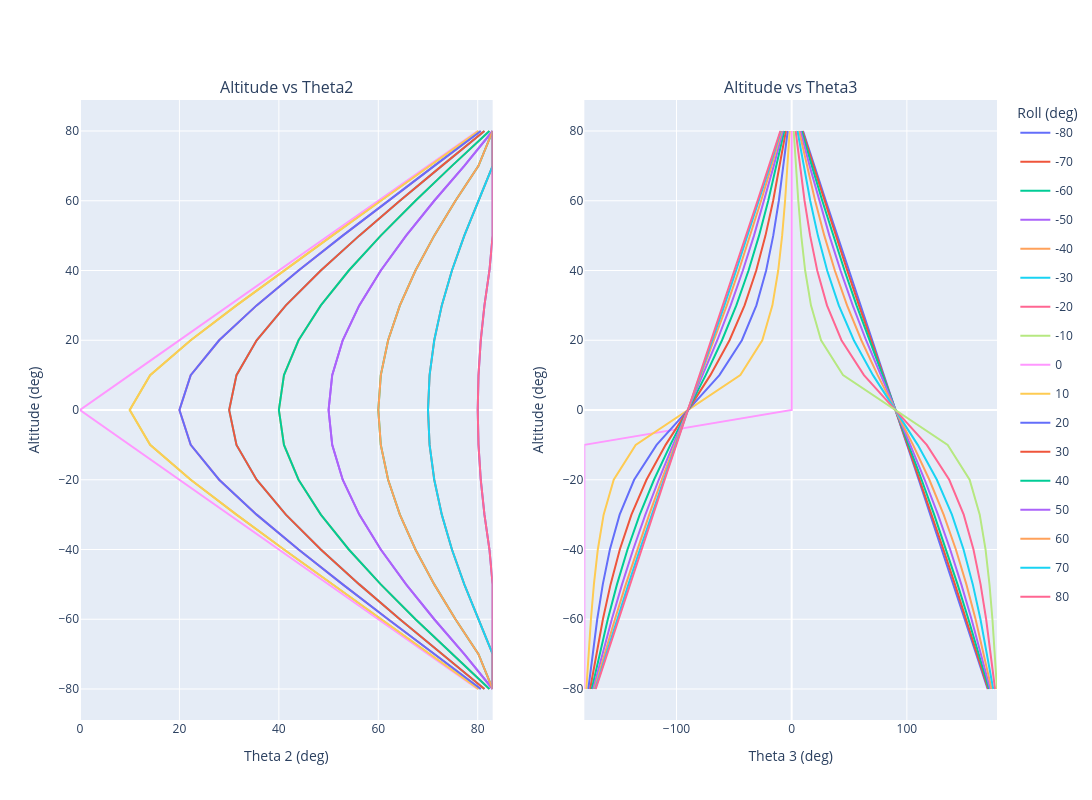

Notebook cell for this chart:
### Markdown cell above
# Altitude vs Theta2 and Theta3

### Code cell
fig = make_subplots(
    rows=1, 
    cols=2,
    subplot_titles=("Altitude vs Theta2", "Altitude vs Theta3")
)

# First plot (theta2)
fig1 = px.line(d, x="i_theta2", y="i_alt", color="i_roll")
for trace in fig1.data:
    trace.legendgroup = trace.name
    trace.showlegend = True   # Only show legend once
    fig.add_trace(trace, row=1, col=1)

# Second plot (theta3)
fig2 = px.line(d, x="i_theta3", y="i_alt", color="i_roll")
for trace in fig2.data:
    trace.legendgroup = trace.name
    trace.showlegend = False  # Hide duplicate legend entries
    fig.add_trace(trace, row=1, col=2)

# Adjust overall layout
fig.update_layout(height=800, width=1600, showlegend=True, legend_title_text="Roll (deg)")

fig.update_xaxes(title_text="Theta 3 (deg)", row=1, col=2)
fig.update_xaxes(title_text="Theta 2 (deg)", row=1, col=1)

fig.update_yaxes(title_text="Altitude (deg)", row=1, col=1)
fig.update_yaxes(title_text="Altitude (deg)", row=1, col=2)

fig.show()

### Figure 1 — Plotly figure (JSON) as saved in the notebook; plotly's stock layout.template omitted (floating-point values rounded to 4 significant figures)
{"data": [{"hovertemplate": "i_roll=-80<br>i_theta2=%{x}<br>i_alt=%{y}<extra></extra>", "legendgroup": "-80", "line": {"color": "#636efa", "dash": "solid"}, "marker": {"symbol": "circle"}, "mode": "lines", "name": "-80", "orientation": "v", "showlegend": true, "type": "scatter", "x": [83.0, 83.0, 83.0, 83.0, 82.36, 81.35, 80.61, 80.15, 80.0, 80.15, 80.61, 81.35, 82.36, 83.0, 83.0, 83.0, 83.0], "xaxis": "x", "y": [-80, -70, -60, -50, -40, -30, -20, -10, 0, 10, 20, 30, 40, 50, 60, 70, 80], "yaxis": "y"}, {"hovertemplate": "i_roll=-70<br>i_theta2=%{x}<br>i_alt=%{y}<extra></extra>", "legendgroup": "-70", "line": {"color": "#EF553B", "dash": "solid"}, "marker": {"symbol": "circle"}, "mode": "lines", "name": "-70", "orientation": "v", "showlegend": true, "type": "scatter", "x": [83.0, 83.0, 80.15, 77.3, 74.81, 72.77, 71.25, 70.32, 70.0, 70.32, 71.25, 72.77, 74.81, 77.3, 80.15, 83.0, 83.0], "xaxis": "x", "y": [-80, -70, -60, -50, -40, -30, -20, -10, 0, 10, 20, 30, 40, 50, 60, 70, 80], "yaxis": "y"}, {"hovertemplate": "i_roll=-60<br>i_theta2=%{x}<br>i_alt=%{y}<extra></extra>", "legendgroup": "-60", "line": {"color": "#00cc96", "dash": "solid"}, "marker": {"symbol": "circle"}, "mode": "lines", "name": "-60", "orientation": "v", "showlegend": true, "type": "scatter", "x": [83.0, 80.15, 75.52, 71.25, 67.48, 64.34, 61.98, 60.5, 60.0, 60.5, 61.98, 64.34, 67.48, 71.25, 75.52, 80.15, 83.0], "xaxis": "x", "y": [-80, -70, -60, -50, -40, -30, -20, -10, 0, 10, 20, 30, 40, 50, 60, 70, 80], "yaxis": "y"}, {"hovertemplate": "i_roll=-50<br>i_theta2=%{x}<br>i_alt=%{y}<extra></extra>", "legendgroup": "-50", "line": {"color": "#ab63fa", "dash": "solid"}, "marker": {"symbol": "circle"}, "mode": "lines", "name": "-50", "orientation": "v", "showlegend": true, "type": "scatter", "x": [83.0, 77.3, 71.25, 65.6, 60.5, 56.17, 52.84, 50.73, 50.0, 50.73, 52.84, 56.17, 60.5, 65.6, 71.25, 77.3, 83.0], "xaxis": "x", "y": [-80, -70, -60, -50, -40, -30, -20, -10, 0, 10, 20, 30, 40, 50, 60, 70, 80], "yaxis": "y"}, {"hovertemplate": "i_roll=-40<br>i_theta2=%{x}<br>i_alt=%{y}<extra></extra>", "legendgroup": "-40", "line": {"color": "#FFA15A", "dash": "solid"}, "marker": {"symbol": "circle"}, "mode": "lines", "name": "-40", "orientation": "v", "showlegend": true, "type": "scatter", "x": [82.36, 74.81, 67.48, 60.5, 54.07, 48.44, 43.96, 41.03, 40.0, 41.03, 43.96, 48.44, 54.07, 60.5, 67.48, 74.81, 82.36], "xaxis": "x", "y": [-80, -70, -60, -50, -40, -30, -20, -10, 0, 10, 20, 30, 40, 50, 60, 70, 80], "yaxis": "y"}, {"hovertemplate": "i_roll=-30<br>i_theta2=%{x}<br>i_alt=%{y}<extra></extra>", "legendgroup": "-30", "line": {"color": "#19d3f3", "dash": "solid"}, "marker": {"symbol": "circle"}, "mode": "lines", "name": "-30", "orientation": "v", "showlegend": true, "type": "scatter", "x": [81.35, 72.77, 64.34, 56.17, 48.44, 41.41, 35.53, 31.47, 30.0, 31.47, 35.53, 41.41, 48.44, 56.17, 64.34, 72.77, 81.35], "xaxis": "x", "y": [-80, -70, -60, -50, -40, -30, -20, -10, 0, 10, 20, 30, 40, 50, 60, 70, 80], "yaxis": "y"}, {"hovertemplate": "i_roll=-20<br>i_theta2=%{x}<br>i_alt=%{y}<extra></extra>", "legendgroup": "-20", "line": {"color": "#FF6692", "dash": "solid"}, "marker": {"symbol": "circle"}, "mode": "lines", "name": "-20", "orientation": "v", "showlegend": true, "type": "scatter", "x": [80.61, 71.25, 61.98, 52.84, 43.96, 35.53, 27.99, 22.27, 20.0, 22.27, 27.99, 35.53, 43.96, 52.84, 61.98, 71.25, 80.61], "xaxis": "x", "y": [-80, -70, -60, -50, -40, -30, -20, -10, 0, 10, 20, 30, 40, 50, 60, 70, 80], "yaxis": "y"}, {"hovertemplate": "i_roll=-10<br>i_theta2=%{x}<br>i_alt=%{y}<extra></extra>", "legendgroup": "-10", "line": {"color": "#B6E880", "dash": "solid"}, "marker": {"symbol": "circle"}, "mode": "lines", "name": "-10", "orientation": "v", "showlegend": true, "type": "scatter", "x": [80.15, 70.32, 60.5, 50.73, 41.03, 31.47, 22.27, 14.11, 10.0, 14.11, 22.27, 31.47, 41.03, 50.73, 60.5, 70.32, 80.15], "xaxis": "x", "y": [-80, -70, -60, -50, -40, -30, -20, -10, 0, 10, 20, 30, 40, 50, 60, 70, 80], "yaxis": "y"}, {"hovertemplate": "i_roll=0<br>i_theta2=%{x}<br>i_alt=%{y}<extra></extra>", "legendgroup": "0", "line": {"color": "#FF97FF", "dash": "solid"}, "marker": {"symbol": "circle"}, "mode": "lines", "name": "0", "orientation": "v", "showlegend": true, "type": "scatter", "x": [80.0, 70.0, 60.0, 50.0, 40.0, 30.0, 20.0, 10.0, 0.0, 10.0, 20.0, 30.0, 40.0, 50.0, 60.0, 70.0, 80.0], "xaxis": "x", "y": [-80, -70, -60, -50, -40, -30, -20, -10, 0, 10, 20, 30, 40, 50, 60, 70, 80], "yaxis": "y"}, {"hovertemplate": "i_roll=10<br>i_theta2=%{x}<br>i_alt=%{y}<extra></extra>", "legendgroup": "10", "line": {"color": "#FECB52", "dash": "solid"}, "marker": {"symbol": "circle"}, "mode": "lines", "name": "10", "orientation": "v", "showlegend": true, "type": "scatter", "x": [80.15, 70.32, 60.5, 50.73, 41.03, 31.47, 22.27, 14.11, 10.0, 14.11, 22.27, 31.47, 41.03, 50.73, 60.5, 70.32, 80.15], "xaxis": "x", "y": [-80, -70, -60, -50, -40, -30, -20, -10, 0, 10, 20, 30, 40, 50, 60, 70, 80], "yaxis": "y"}, {"hovertemplate": "i_roll=20<br>i_theta2=%{x}<br>i_alt=%{y}<extra></extra>", "legendgroup": "20", "line": {"color": "#636efa", "dash": "solid"}, "marker": {"symbol": "circle"}, "mode": "lines", "name": "20", "orientation": "v", "showlegend": true, "type": "scatter", "x": [80.61, 71.25, 61.98, 52.84, 43.96, 35.53, 27.99, 22.27, 20.0, 22.27, 27.99, 35.53, 43.96, 52.84, 61.98, 71.25, 80.61], "xaxis": "x", "y": [-80, -70, -60, -50, -40, -30, -20, -10, 0, 10, 20, 30, 40, 50, 60, 70, 80], "yaxis": "y"}, {"hovertemplate": "i_roll=30<br>i_theta2=%{x}<br>i_alt=%{y}<extra></extra>", "legendgroup": "30", "line": {"color": "#EF553B", "dash": "solid"}, "marker": {"symbol": "circle"}, "mode": "lines", "name": "30", "orientation": "v", "showlegend": true, "type": "scatter", "x": [81.35, 72.77, 64.34, 56.17, 48.44, 41.41, 35.53, 31.47, 30.0, 31.47, 35.53, 41.41, 48.44, 56.17, 64.34, 72.77, 81.35], "xaxis": "x", "y": [-80, -70, -60, -50, -40, -30, -20, -10, 0, 10, 20, 30, 40, 50, 60, 70, 80], "yaxis": "y"}, {"hovertemplate": "i_roll=40<br>i_theta2=%{x}<br>i_alt=%{y}<extra></extra>", "legendgroup": "40", "line": {"color": "#00cc96", "dash": "solid"}, "marker": {"symbol": "circle"}, "mode": "lines", "name": "40", "orientation": "v", "showlegend": true, "type": "scatter", "x": [82.36, 74.81, 67.48, 60.5, 54.07, 48.44, 43.96, 41.03, 40.0, 41.03, 43.96, 48.44, 54.07, 60.5, 67.48, 74.81, 82.36], "xaxis": "x", "y": [-80, -70, -60, -50, -40, -30, -20, -10, 0, 10, 20, 30, 40, 50, 60, 70, 80], "yaxis": "y"}, {"hovertemplate": "i_roll=50<br>i_theta2=%{x}<br>i_alt=%{y}<extra></extra>", "legendgroup": "50", "line": {"color": "#ab63fa", "dash": "solid"}, "marker": {"symbol": "circle"}, "mode": "lines", "name": "50", "orientation": "v", "showlegend": true, "type": "scatter", "x": [83.0, 77.3, 71.25, 65.6, 60.5, 56.17, 52.84, 50.73, 50.0, 50.73, 52.84, 56.17, 60.5, 65.6, 71.25, 77.3, 83.0], "xaxis": "x", "y": [-80, -70, -60, -50, -40, -30, -20, -10, 0, 10, 20, 30, 40, 50, 60, 70, 80], "yaxis": "y"}, {"hovertemplate": "i_roll=60<br>i_theta2=%{x}<br>i_alt=%{y}<extra></extra>", "legendgroup": "60", "line": {"color": "#FFA15A", "dash": "solid"}, "marker": {"symbol": "circle"}, "mode": "lines", "name": "60", "orientation": "v", "showlegend": true, "type": "scatter", "x": [83.0, 80.15, 75.52, 71.25, 67.48, 64.34, 61.98, 60.5, 60.0, 60.5, 61.98, 64.34, 67.48, 71.25, 75.52, 80.15, 83.0], "xaxis": "x", "y": [-80, -70, -60, -50, -40, -30, -20, -10, 0, 10, 20, 30, 40, 50, 60, 70, 80], "yaxis": "y"}, {"hovertemplate": "i_roll=70<br>i_theta2=%{x}<br>i_alt=%{y}<extra></extra>", "legendgroup": "70", "line": {"color": "#19d3f3", "dash": "solid"}, "marker": {"symbol": "circle"}, "mode": "lines", "name": "70", "orientation": "v", "showlegend": true, "type": "scatter", "x": [83.0, 83.0, 80.15, 77.3, 74.81, 72.77, 71.25, 70.32, 70.0, 70.32, 71.25, 72.77, 74.81, 77.3, 80.15, 83.0, 83.0], "xaxis": "x", "y": [-80, -70, -60, -50, -40, -30, -20, -10, 0, 10, 20, 30, 40, 50, 60, 70, 80], "yaxis": "y"}, {"hovertemplate": "i_roll=80<br>i_theta2=%{x}<br>i_alt=%{y}<extra></extra>", "legendgroup": "80", "line": {"color": "#FF6692", "dash": "solid"}, "marker": {"symbol": "circle"}, "mode": "lines", "name": "80", "orientation": "v", "showlegend": true, "type": "scatter", "x": [83.0, 83.0, 83.0, 83.0, 82.36, 81.35, 80.61, 80.15, 80.0, 80.15, 80.61, 81.35, 82.36, 83.0, 83.0, 83.0, 83.0], "xaxis": "x", "y": [-80, -70, -60, -50, -40, -30, -20, -10, 0, 10, 20, 30, 40, 50, 60, 70, 80], "yaxis": "y"}, {"hovertemplate": "i_roll=-80<br>i_theta3=%{x}<br>i_alt=%{y}<extra></extra>", "legendgroup": "-80", "line": {"color": "#636efa", "dash": "solid"}, "marker": {"symbol": "circle"}, "mode": "lines", "name": "-80", "orientation": "v", "showlegend": false, "type": "scatter", "x": [170.1, 160.3, 150.4, 140.4, 130.4, 120.4, 110.3, 100.2, 90.0, 79.85, 69.72, 59.62, 49.57, 39.57, 29.62, 19.72, 9.851], "xaxis": "x2", "y": [-80, -70, -60, -50, -40, -30, -20, -10, 0, 10, 20, 30, 40, 50, 60, 70, 80], "yaxis": "y2"}, {"hovertemplate": "i_roll=-70<br>i_theta3=%{x}<br>i_alt=%{y}<extra></extra>", "legendgroup": "-70", "line": {"color": "#EF553B", "dash": "solid"}, "marker": {"symbol": "circle"}, "mode": "lines", "name": "-70", "orientation": "v", "showlegend": false, "type": "scatter", "x": [170.6, 161.1, 151.5, 141.7, 131.8, 121.6, 111.2, 100.6, 90.0, 79.37, 68.83, 58.43, 48.24, 38.26, 28.48, 18.88, 9.408], "xaxis": "x2", "y": [-80, -70, -60, -50, -40, -30, -20, -10, 0, 10, 20, 30, 40, 50, 60, 70, 80], "yaxis": "y2"}, {"hovertemplate": "i_roll=-60<br>i_theta3=%{x}<br>i_alt=%{y}<extra></extra>", "legendgroup": "-60", "line": {"color": "#00cc96", "dash": "solid"}, "marker": {"symbol": "circle"}, "mode": "lines", "name": "-60", "orientation": "v", "showlegend": false, "type": "scatter", "x": [171.3, 162.5, 153.4, 144.0, 134.1, 123.7, 112.8, 101.5, 90.0, 78.49, 67.2, 56.31, 45.9, 36.01, 26.57, 17.5, 8.682], "xaxis": "x2", "y": [-80, -70, -60, -50, -40, -30, -20, -10, 0, 10, 20, 30, 40, 50, 60, 70, 80], "yaxis": "y2"}, {"hovertemplate": "i_roll=-50<br>i_theta3=%{x}<br>i_alt=%{y}<extra></extra>", "legendgroup": "-50", "line": {"color": "#ab63fa", "dash": "solid"}, "marker": {"symbol": "circle"}, "mode": "lines", "name": "-50", "orientation": "v", "showlegend": false, "type": "scatter", "x": [172.3, 164.4, 156.1, 147.3, 137.6, 127.0, 115.4, 103.0, 90.0, 77.04, 64.59, 53.0, 42.39, 32.73, 23.86, 15.58, 7.693], "xaxis": "x2", "y": [-80, -70, -60, -50, -40, -30, -20, -10, 0, 10, 20, 30, 40, 50, 60, 70, 80], "yaxis": "y2"}, {"hovertemplate": "i_roll=-40<br>i_theta3=%{x}<br>i_alt=%{y}<extra></extra>", "legendgroup": "-40", "line": {"color": "#FFA15A", "dash": "solid"}, "marker": {"symbol": "circle"}, "mode": "lines", "name": "-40", "orientation": "v", "showlegend": false, "type": "scatter", "x": [173.5, 166.8, 159.6, 151.7, 142.5, 131.9, 119.5, 105.3, 90.0, 74.66, 60.48, 48.07, 37.45, 28.34, 20.36, 13.17, 6.466], "xaxis": "x2", "y": [-80, -70, -60, -50, -40, -30, -20, -10, 0, 10, 20, 30, 40, 50, 60, 70, 80], "yaxis": "y2"}, {"hovertemplate": "i_roll=-30<br>i_theta3=%{x}<br>i_alt=%{y}<extra></extra>", "legendgroup": "-30", "line": {"color": "#19d3f3", "dash": "solid"}, "marker": {"symbol": "circle"}, "mode": "lines", "name": "-30", "orientation": "v", "showlegend": false, "type": "scatter", "x": [175.0, 169.7, 163.9, 157.2, 149.2, 139.1, 126.1, 109.4, 90.0, 70.57, 53.95, 40.89, 30.79, 22.76, 16.1, 10.31, 5.038], "xaxis": "x2", "y": [-80, -70, -60, -50, -40, -30, -20, -10, 0, 10, 20, 30, 40, 50, 60, 70, 80], "yaxis": "y2"}, {"hovertemplate": "i_roll=-20<br>i_theta3=%{x}<br>i_alt=%{y}<extra></extra>", "legendgroup": "-20", "line": {"color": "#FF6692", "dash": "solid"}, "marker": {"symbol": "circle"}, "mode": "lines", "name": "-20", "orientation": "v", "showlegend": false, "type": "scatter", "x": [176.5, 172.9, 168.8, 164.0, 157.8, 149.4, 136.8, 117.3, 90.0, 62.73, 43.22, 30.64, 22.18, 16.01, 11.17, 7.096, 3.451], "xaxis": "x2", "y": [-80, -70, -60, -50, -40, -30, -20, -10, 0, 10, 20, 30, 40, 50, 60, 70, 80], "yaxis": "y2"}, {"hovertemplate": "i_roll=-10<br>i_theta3=%{x}<br>i_alt=%{y}<extra></extra>", "legendgroup": "-10", "line": {"color": "#B6E880", "dash": "solid"}, "marker": {"symbol": "circle"}, "mode": "lines", "name": "-10", "orientation": "v", "showlegend": false, "type": "scatter", "x": [178.2, 176.4, 174.3, 171.7, 168.3, 163.3, 154.5, 135.4, 90.0, 44.56, 25.51, 16.74, 11.69, 8.29, 5.725, 3.616, 1.754], "xaxis": "x2", "y": [-80, -70, -60, -50, -40, -30, -20, -10, 0, 10, 20, 30, 40, 50, 60, 70, 80], "yaxis": "y2"}, {"hovertemplate": "i_roll=0<br>i_theta3=%{x}<br>i_alt=%{y}<extra></extra>", "legendgroup": "0", "line": {"color": "#FF97FF", "dash": "solid"}, "marker": {"symbol": "circle"}, "mode": "lines", "name": "0", "orientation": "v", "showlegend": false, "type": "scatter", "x": [-180.0, -180.0, -180.0, -180.0, -180.0, -180.0, -180.0, -180.0, 0.0, 0.0, 0.0, 0.0, 0.0, 0.0, 0.0, 0.0, 0.0], "xaxis": "x2", "y": [-80, -70, -60, -50, -40, -30, -20, -10, 0, 10, 20, 30, 40, 50, 60, 70, 80], "yaxis": "y2"}, {"hovertemplate": "i_roll=10<br>i_theta3=%{x}<br>i_alt=%{y}<extra></extra>", "legendgroup": "10", "line": {"color": "#FECB52", "dash": "solid"}, "marker": {"symbol": "circle"}, "mode": "lines", "name": "10", "orientation": "v", "showlegend": false, "type": "scatter", "x": [-178.2, -176.4, -174.3, -171.7, -168.3, -163.3, -154.5, -135.4, -90.0, -44.56, -25.51, -16.74, -11.69, -8.29, -5.725, -3.616, -1.754], "xaxis": "x2", "y": [-80, -70, -60, -50, -40, -30, -20, -10, 0, 10, 20, 30, 40, 50, 60, 70, 80], "yaxis": "y2"}, {"hovertemplate": "i_roll=20<br>i_theta3=%{x}<br>i_alt=%{y}<extra></extra>", "legendgroup": "20", "line": {"color": "#636efa", "dash": "solid"}, "marker": {"symbol": "circle"}, "mode": "lines", "name": "20", "orientation": "v", "showlegend": false, "type": "scatter", "x": [-176.5, -172.9, -168.8, -164.0, -157.8, -149.4, -136.8, -117.3, -90.0, -62.73, -43.22, -30.64, -22.18, -16.01, -11.17, -7.096, -3.451], "xaxis": "x2", "y": [-80, -70, -60, -50, -40, -30, -20, -10, 0, 10, 20, 30, 40, 50, 60, 70, 80], "yaxis": "y2"}, {"hovertemplate": "i_roll=30<br>i_theta3=%{x}<br>i_alt=%{y}<extra></extra>", "legendgroup": "30", "line": {"color": "#EF553B", "dash": "solid"}, "marker": {"symbol": "circle"}, "mode": "lines", "name": "30", "orientation": "v", "showlegend": false, "type": "scatter", "x": [-175.0, -169.7, -163.9, -157.2, -149.2, -139.1, -126.1, -109.4, -90.0, -70.57, -53.95, -40.89, -30.79, -22.76, -16.1, -10.31, -5.038], "xaxis": "x2", "y": [-80, -70, -60, -50, -40, -30, -20, -10, 0, 10, 20, 30, 40, 50, 60, 70, 80], "yaxis": "y2"}, {"hovertemplate": "i_roll=40<br>i_theta3=%{x}<br>i_alt=%{y}<extra></extra>", "legendgroup": "40", "line": {"color": "#00cc96", "dash": "solid"}, "marker": {"symbol": "circle"}, "mode": "lines", "name": "40", "orientation": "v", "showlegend": false, "type": "scatter", "x": [-173.5, -166.8, -159.6, -151.7, -142.5, -131.9, -119.5, -105.3, -90.0, -74.66, -60.48, -48.07, -37.45, -28.34, -20.36, -13.17, -6.466], "xaxis": "x2", "y": [-80, -70, -60, -50, -40, -30, -20, -10, 0, 10, 20, 30, 40, 50, 60, 70, 80], "yaxis": "y2"}, {"hovertemplate": "i_roll=50<br>i_theta3=%{x}<br>i_alt=%{y}<extra></extra>", "legendgroup": "50", "line": {"color": "#ab63fa", "dash": "solid"}, "marker": {"symbol": "circle"}, "mode": "lines", "name": "50", "orientation": "v", "showlegend": false, "type": "scatter", "x": [-172.3, -164.4, -156.1, -147.3, -137.6, -127.0, -115.4, -103.0, -90.0, -77.04, -64.59, -53.0, -42.39, -32.73, -23.86, -15.58, -7.693], "xaxis": "x2", "y": [-80, -70, -60, -50, -40, -30, -20, -10, 0, 10, 20, 30, 40, 50, 60, 70, 80], "yaxis": "y2"}, {"hovertemplate": "i_roll=60<br>i_theta3=%{x}<br>i_alt=%{y}<extra></extra>", "legendgroup": "60", "line": {"color": "#FFA15A", "dash": "solid"}, "marker": {"symbol": "circle"}, "mode": "lines", "name": "60", "orientation": "v", "showlegend": false, "type": "scatter", "x": [-171.3, -162.5, -153.4, -144.0, -134.1, -123.7, -112.8, -101.5, -90.0, -78.49, -67.2, -56.31, -45.9, -36.01, -26.57, -17.5, -8.682], "xaxis": "x2", "y": [-80, -70, -60, -50, -40, -30, -20, -10, 0, 10, 20, 30, 40, 50, 60, 70, 80], "yaxis": "y2"}, {"hovertemplate": "i_roll=70<br>i_theta3=%{x}<br>i_alt=%{y}<extra></extra>", "legendgroup": "70", "line": {"color": "#19d3f3", "dash": "solid"}, "marker": {"symbol": "circle"}, "mode": "lines", "name": "70", "orientation": "v", "showlegend": false, "type": "scatter", "x": [-170.6, -161.1, -151.5, -141.7, -131.8, -121.6, -111.2, -100.6, -90.0, -79.37, -68.83, -58.43, -48.24, -38.26, -28.48, -18.88, -9.408], "xaxis": "x2", "y": [-80, -70, -60, -50, -40, -30, -20, -10, 0, 10, 20, 30, 40, 50, 60, 70, 80], "yaxis": "y2"}, {"hovertemplate": "i_roll=80<br>i_theta3=%{x}<br>i_alt=%{y}<extra></extra>", "legendgroup": "80", "line": {"color": "#FF6692", "dash": "solid"}, "marker": {"symbol": "circle"}, "mode": "lines", "name": "80", "orientation": "v", "showlegend": false, "type": "scatter", "x": [-170.1, -160.3, -150.4, -140.4, -130.4, -120.4, -110.3, -100.2, -90.0, -79.85, -69.72, -59.62, -49.57, -39.57, -29.62, -19.72, -9.851], "xaxis": "x2", "y": [-80, -70, -60, -50, -40, -30, -20, -10, 0, 10, 20, 30, 40, 50, 60, 70, 80], "yaxis": "y2"}], "layout": {"annotations": [{"font": {"size": 16}, "showarrow": false, "text": "Altitude vs Theta2", "x": 0.225, "xanchor": "center", "xref": "paper", "y": 1, "yanchor": "bottom", "yref": "paper"}, {"font": {"size": 16}, "showarrow": false, "text": "Altitude vs Theta3", "x": 0.775, "xanchor": "center", "xref": "paper", "y": 1, "yanchor": "bottom", "yref": "paper"}], "height": 800, "legend": {"title": {"text": "Roll (deg)"}}, "showlegend": true, "width": 1600, "xaxis": {"anchor": "y", "domain": [0, 0.45], "title": {"text": "Theta 2 (deg)"}}, "xaxis2": {"anchor": "y2", "domain": [0.55, 1], "title": {"text": "Theta 3 (deg)"}}, "yaxis": {"anchor": "x", "domain": [0, 1], "title": {"text": "Altitude (deg)"}}, "yaxis2": {"anchor": "x2", "domain": [0, 1], "title": {"text": "Altitude (deg)"}}}}
